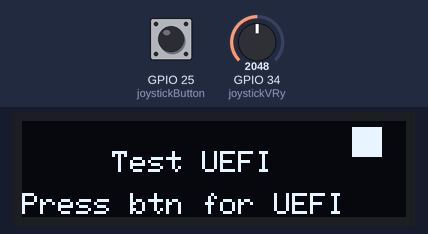
The sketch below on a simulated ESP32. Shown: 128×32 one-colour display. The test bench sets the inputs (shaded band); at power-on: GPIO 25 (joystickButton) HIGH, GPIO 34 (joystickVRy) = 2048. Random numbers use the default seed unless the sketch sets one.

Above: at 0.8 s.
0.9 s: GPIO 25 (joystickButton) pulled LOW for 1 s
At 3.3 s:
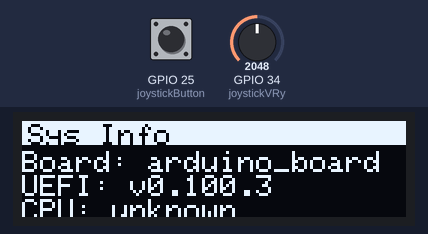
3.6 s: GPIO 25 (joystickButton) pulled LOW for 0.15 s
At 4.9 s:
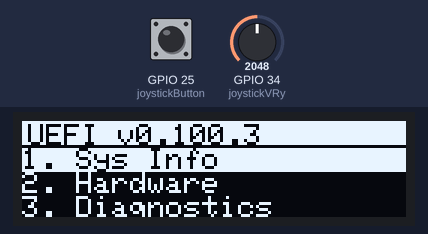
5.4 s: GPIO 34 (joystickVRy) set to 2185
At 8.3 s:
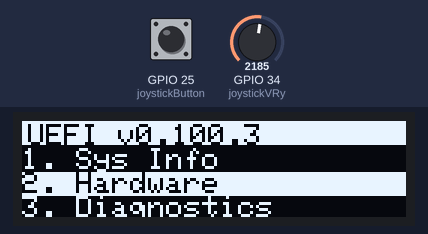
8.4 s: GPIO 25 (joystickButton) pulled LOW for 3.2 s
At 10.3 s:
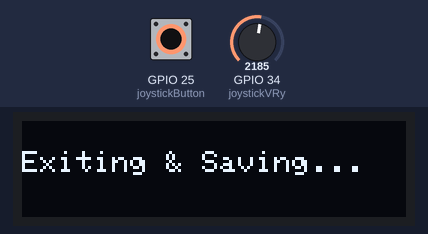
12.2 s: GPIO 25 (joystickButton) pulled LOW for 3.2 s
At 15.41 s:
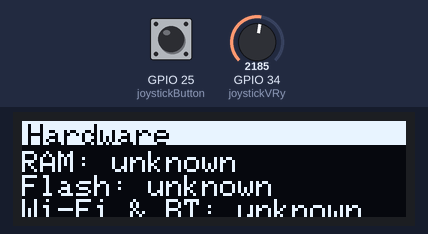
16.0 s: GPIO 34 (joystickVRy) set to 2047
Timing chart, 0 to 18.7 s (numbered marks = the images above; inputs shaded):
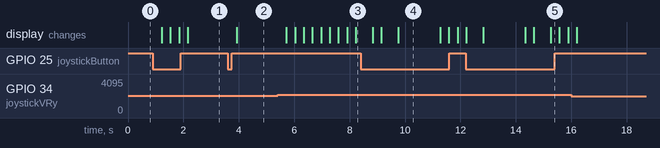

Measured:
- the behaviour switches between 2148 and 2149 on GPIO 34 (joystickVRy) (found by bisection; images 2 and 3)
- after the input at 0.9 s, the display: first changes after 0.32 s (image 1 shows a later state)
- after the input at 3.6 s, the display: changes after 0.33 s (image 2)
- after the input at 5.4 s, the display: changes after 0.32 s (image 3)
- what the display in image 4 shows lasts 1.5 s, from 9.8 s to 11.3 s

The sketch:

sketch_uefitest.ino
```cpp
#include <Wire.h>
#include <Adafruit_GFX.h>
#include <Adafruit_SSD1306.h>

#define SCREEN_WIDTH 128
#define SCREEN_HEIGHT 32
#define OLED_RESET -1
Adafruit_SSD1306 display(SCREEN_WIDTH, SCREEN_HEIGHT, &Wire, OLED_RESET);

// Pin assignments for ESP32
const int joystickButton = 25;    // Button input (digital) on GPIO25
const int joystickVRy = 34;       // Vertical axis (analog) on GPIO34

const unsigned long BIOS_TIMEOUT = 4000;

//-----------------------------
// Forward declarations
//-----------------------------
void loadUEFI();
void showBIOS();
void uefiMenu();
void showSysInfo();
void showHardwareSpecs();
void showDiagnostics();
void exitAndSave();

//-----------------------------
// Button debounce function
//-----------------------------
bool buttonPressed() {
  static unsigned long lastDebounce = 0;
  const unsigned long debounceDelay = 300;
  if (digitalRead(joystickButton) == LOW && (millis() - lastDebounce > debounceDelay)) {
    lastDebounce = millis();
    return true;
  }
  return false;
}

//─────────────────────────────
// BIOS Screen (Boot Screen)
//─────────────────────────────
void showBIOS() {
  while (true) {
    display.clearDisplay();
    // Draw a simple logo rectangle in the upper right
    display.fillRect(110, 2, 10, 10, WHITE);
    display.setTextSize(1);
    display.setTextColor(WHITE);
    display.setCursor(30, 10);
    display.println("Test UEFI");

    display.setCursor(0, 24);
    display.println("Press btn for UEFI");
    display.display();

    unsigned long startTime = millis();
    bool btnDetected = false;
    while (millis() - startTime < BIOS_TIMEOUT) {
      if (digitalRead(joystickButton) == LOW) {
        btnDetected = true;
        break;
      }
      delay(10);
    }
    if (btnDetected) {
      delay(300);
      loadUEFI();
      break;
    }
  }
}

//─────────────────────────────
// UEFI Menu
//─────────────────────────────
enum MenuOption { SYSTEM_INFO, HARDWARE_SPECS, DIAGNOSTICS, EXIT_SAVE };
const int MENU_OPTIONS_COUNT = 4;

void uefiMenu() {
  int currentOption = 0;
  while (true) {
    display.clearDisplay();

    // Top bar with version information
    display.fillRect(0, 0, SCREEN_WIDTH, 8, WHITE);
    display.setTextSize(1);
    display.setTextColor(BLACK);
    display.setCursor(2, 1);
    display.println("UEFI v0.100.3");

    // Because the screen shows 3 menu lines and we have 4 options:
    int topIndex = (currentOption < MENU_OPTIONS_COUNT - 2) ? 0 : MENU_OPTIONS_COUNT - 3;
    const char* menuItems[MENU_OPTIONS_COUNT] = {
      "1. Sys Info", "2. Hardware", "3. Diagnostics", "4. Exit & Save"
    };

    for (int i = 0; i < 3; i++) {
      int optionIndex = topIndex + i;
      int yPos = 9 + i * 8;
      if (optionIndex == currentOption) {
        // Highlight current option with an inverted rectangle
        display.fillRect(0, yPos, SCREEN_WIDTH, 8, WHITE);
        display.setTextColor(BLACK);
      } else {
        display.setTextColor(WHITE);
      }
      display.setCursor(0, yPos);
      display.println(menuItems[optionIndex]);
    }
    display.display();

    // --- Dead Zone Implementation ---
    // ESP32 ADC is 12-bit (0-4095), so center is approximately 2048.
    int centerVal = 2048;  // Adjust if your hardware deviates.
    int deadZone = 100;    // Values within ±100 of center are ignored.
    int vVal = analogRead(joystickVRy);
    if (vVal > (centerVal + deadZone)) {
      currentOption = (currentOption + 1) % MENU_OPTIONS_COUNT;
      delay(300);
    } else if (vVal < (centerVal - deadZone)) {
      currentOption = (currentOption - 1 + MENU_OPTIONS_COUNT) % MENU_OPTIONS_COUNT;
      delay(300);
    }

    if (buttonPressed()) {
      delay(300);
      switch (currentOption) {
        case SYSTEM_INFO:
          showSysInfo();
          break;
        case HARDWARE_SPECS:
          showHardwareSpecs();
          break;
        case DIAGNOSTICS:
          showDiagnostics();
          break;
        case EXIT_SAVE:
          exitAndSave();
          return;  // End UEFI menu after exit & save.
      }
    }
  }
}

//─────────────────────────────
// System Information Screen
//─────────────────────────────
void showSysInfo() {
  while (true) {
    display.clearDisplay();
    // Top bar
    display.fillRect(0, 0, SCREEN_WIDTH, 8, WHITE);
    display.setTextSize(1);
    display.setTextColor(BLACK);
    display.setCursor(2, 1);
    display.println("Sys Info");

    // Details
    display.setTextColor(WHITE);
    display.setCursor(0, 10);
    display.println("Board: arduino_board");
    display.setCursor(0, 18);
    display.println("UEFI: v0.100.3");
    display.setCursor(0, 26);
    display.println("CPU: unknown");
    display.display();

    if (buttonPressed()) {
      delay(300);
      break;
    }
    delay(10);
  }
}

//─────────────────────────────
// Hardware Specifications Screen
//─────────────────────────────
void showHardwareSpecs() {
  while (true) {
    display.clearDisplay();
    // Top bar
    display.fillRect(0, 0, SCREEN_WIDTH, 8, WHITE);
    display.setTextSize(1);
    display.setTextColor(BLACK);
    display.setCursor(2, 1);
    display.println("Hardware");

    display.setTextColor(WHITE);
    display.setCursor(0, 10);
    display.println("RAM: unknown");
    display.setCursor(0, 18);
    display.println("Flash: unknown");
    display.setCursor(0, 26);
    display.println("Wi-Fi & BT: unknown");
    display.display();

    if (buttonPressed()) {
      delay(300);
      break;
    }
    delay(10);
  }
}

//─────────────────────────────
// Diagnostics Screen with a Simple Glitch Effect
//─────────────────────────────
void showDiagnostics() {
  while (true) {
    display.clearDisplay();
    // Top bar
    display.fillRect(0, 0, SCREEN_WIDTH, 8, WHITE);
    display.setTextSize(1);
    display.setTextColor(BLACK);
    display.setCursor(2, 1);
    display.println("Diagnostics");

    display.setTextColor(WHITE);
    display.setCursor(0, 10);
    display.println("Self-test: PASS");
    display.setCursor(0, 18);
    if (random(0, 10) > 7) {
      display.println("Temp: ??C");
    } else {
      display.println("Temp: 28C");
    }
    display.setCursor(0, 26);
    display.println("Volt: unknown");
    display.display();

    if (buttonPressed()) {
      delay(300);
      break;
    }
    delay(200);
  }
}

//─────────────────────────────
// Exit & Save (Returns to BIOS Screen)
//─────────────────────────────
void exitAndSave() {
  display.clearDisplay();
  display.setTextSize(1);
  display.setTextColor(WHITE);
  display.setCursor(0, 10);
  display.println("Exiting & Saving...");
  display.display();
  delay(1500);
  showBIOS();
}

//─────────────────────────────
// UEFI Entry Point
//─────────────────────────────
void loadUEFI() {
  uefiMenu();
}

void setup() {
  pinMode(joystickButton, INPUT_PULLUP);
  Serial.begin(115200);
  if (!display.begin(SSD1306_SWITCHCAPVCC, 0x3C)) {
    Serial.println("SSD1306 allocation failed");
    while (true);
  }
  display.clearDisplay();
  showBIOS();
}

void loop() {
  // Main functionality is handled within our functions.
}
```
